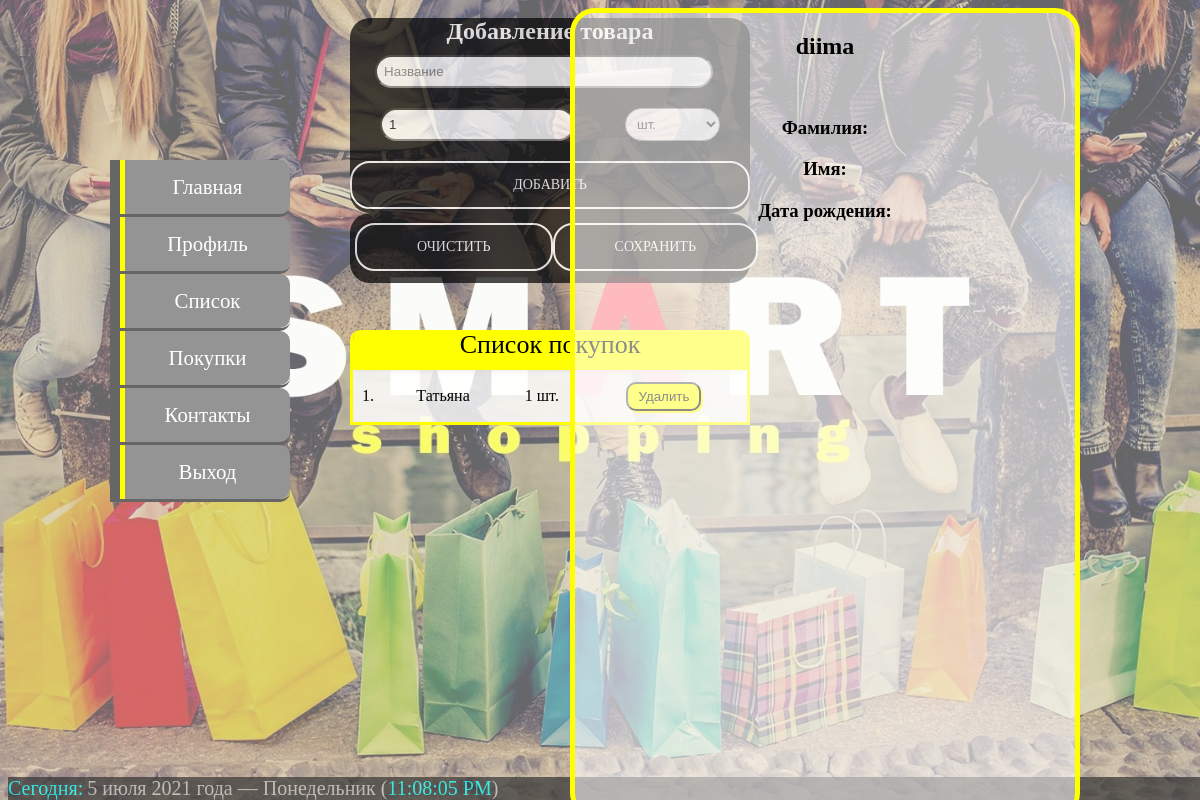
The page /buy (signed in) on the database as committed earlier.
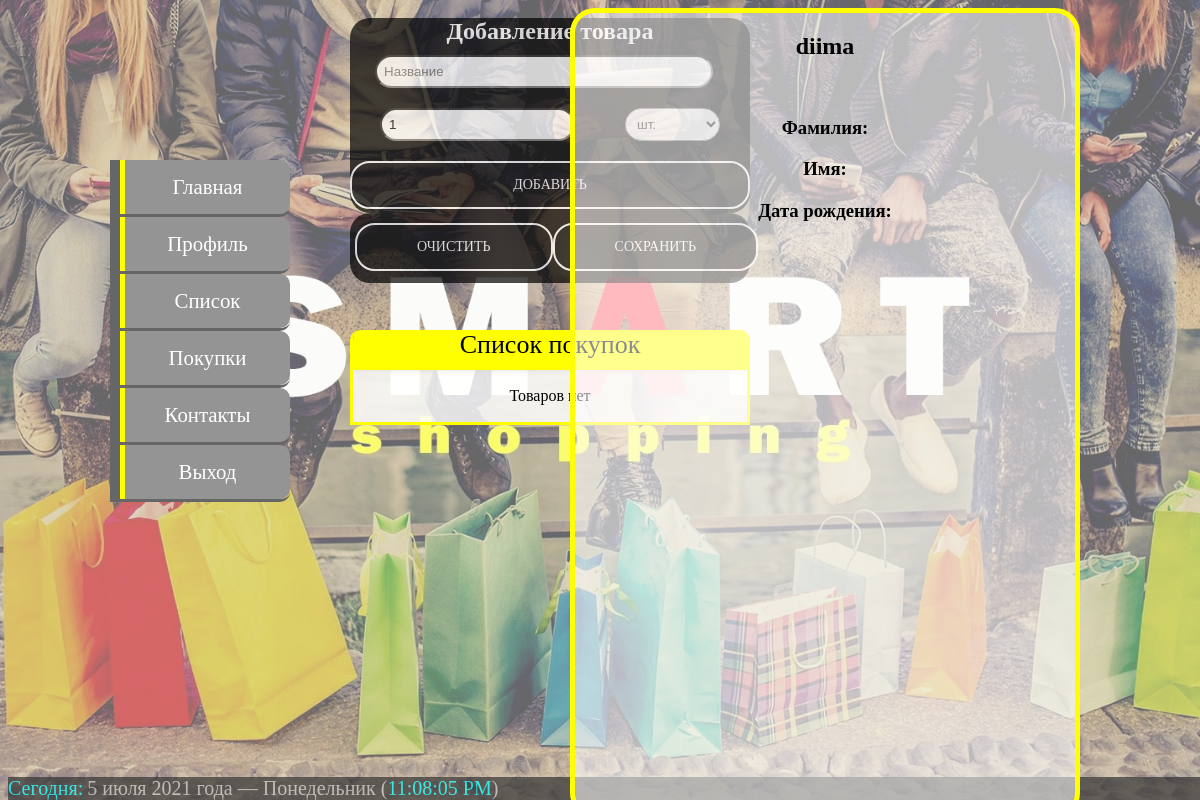
The same page on the database as committed later.
### main/models.py (models this page shows, shortened)
class BuyList(models.Model):
    user = models.ForeignKey(User, on_delete=models.CASCADE, null=True, blank=True)
    name = models.CharField(max_length=50)
    count = models.IntegerField()
    measure = models.CharField(max_length=50)

### main/views.py (the view, shortened to what this page needs)
# urls.py: path('buy', buy, name='buy'),
@login_required(login_url='login')  # страница не доступна не авторизованному пользователю
def buy(request):
    return render(request, 'main/buylist.html', context={'date': request.user.buylist_set.all()})

### main/templates/main/buylist.html (shortened to what this page needs)
{% extends 'main/main_base.html' %}
{% block content1 %}
<form class="form" id='form4' name="form4" method="POST" action="">
    <div class="caption">Добавление товара</div>
    <input class='input' type="text" name="name" placeholder="Название" required="required">
    <div class="line">
        <input class='input' type="number" min="1"step="1" id="count_pr" name="count" placeholder="Количество" required="required" value="1"/>
        <select class='input' name="measure" size="1">
            <option selected value="шт.">шт.</option>
        </select>
    </div>
    <button class='butt add' type="submit" name="button" value="Добавить">Добавить</button>
</form>
<form class="form" id='form5' name="form5" method="POST" action="">
    <div class="line">
        <input class='butt' type="submit" name="button" value="Очистить">
        <input class='butt' type="submit" name="button" value="Сохранить">
    </div>
</form>
<table class="tab buy">
    <caption>Список покупок</caption>
    <form name="form3" method="POST" action="">
        {% for element in date %}
        <tr>
            <td><p>{{ forloop.counter }}.</p></td>
            <td><p>{{ element.name }}</p></td>
            <td><p>{{element.count}} {{element.measure}}</p></td>
            <td><button class='del' type="submit" name="button" value="{{ element.id }}">Удалить</button></td>
        </tr>
        {% empty %}
            <tr><td><p>Товаров нет</p></td></tr>
        {% endfor %}
    </form>
</table>
{% endblock %}

### main/templates/main/main_base.html (shortened to what this page needs)
{% extends 'users/fon.html' %}
{% block content %}
{% block css %}
<link rel="stylesheet" href="static/css/forms.css" media="screen" type="text/css" />
<link rel="stylesheet" href="static/css/nav.css" media="screen" type="text/css" />
<link rel="stylesheet" href="static/css/profile.css" media="screen" type="text/css" />
<link rel="stylesheet" href="static/css/table.css" media="screen" type="text/css" />
<link rel="stylesheet" href="static/css/button.css" media="screen" type="text/css" />
{% endblock %}
<ul id="navbar">
    <li><a href="{% url 'home' %}">Главная</a></li>
    <li><a href="{% url 'profile' %}">Профиль</a></li>
    <li><a href="{% url 'buy' %}">Список</a></li>
    <li><a href="{% url 'list' %}">Покупки</a></li>
    <li><a href="#">Контакты</a></li>
    <li><a href="{% url 'logout' %}">Выход</a></li>
</ul>
{% block content1 %}{% endblock %}
<div class="profile">
    <h2>{{request.user.username}}</h2>
    {% if request.user.profile.surname is not None and request.user.profile.surname != 'None' %}
        <h3>Фамилия:</h3>
    {% endif %}
    {% if request.user.profile.name is not None and request.user.profile.name != 'None' %}
        <h3>Имя:</h3>
    {% endif %}
    {% if request.user.profile.data is not None and request.user.profile.data != 'None' %}
        <h3>Дата рождения:</h3>
    {% endif %}
</div>
{% endblock %}

### users/templates/users/fon.html (shortened to what this page needs)
<!doctype html>
{% load static %}
<html lang="ru">
  <head>
    {% block css %}{% endblock %}
  </head>
  <body>
    <div class="timer" >
      <span style="color:aqua; font-size:20px;">Сегодня:</span>
      <span style="color:silver; font-size:20px;">
      (<span id="clockdat" style="color:aqua;"></span>)
      </span>
    </div>
  {% block content %}{% endblock %}
  </body>
</html>

### static/css/forms.css (style rules this page uses)
.form { position: fixed; top 0; left: 50%; width: 400px; font-weight: bold; border-radius: 20px; background-color: #000; opacity: 0.7; }
#form4 { height: 195px; margin: 10px 0 0 -250px; }
#form5 { height: 70px; margin: 205px 0 0 -250px; }
.input { width: 320px; margin: 10px 25px; padding: 7px ; border-radius: 20px; }
.caption { font-size: 24px; text-align: center; color: white; }

### static/css/nav.css (style rules this page uses)
#navbar { position: fixed; left: 20%; top: 20%; margin: 0 0 0 -130px; padding: 0; list-style-type: none; width: 15%; }
#navbar li { border-left: 10px solid #666; border-bottom: 3px solid #666; border-radius:0 10px 10px 0; }
#navbar a { background-color: #949494; color: #fff; padding: 15px; border-radius:0 10px 10px 0; text-decoration: none; font-family: Montserrat; font-weight: regular; font-size:130%; text-align:center; border-left: 5px solid #ffff00; display: block; }

### static/css/profile.css (style rules this page uses)
.profile { position: fixed; right: 10%; height: 800px; width: 500px; border:5px; border: 5px solid #ffff00; text-align:center; background: rgba(255, 255, 255, 0.55); border-radius: 25px; }

### static/css/table.css (style rules this page uses)
.buy { margin: 330px 0 0 -250px; max-height: 600px; }
.tab { border-top-left-radius: 10px; border-top-right-radius: 10px; display:block; position: fixed; overflow-y: auto; overflow-x:hidden; top: 0; left: 50%; width: 400px; border-collapse: collapse; border-left: 3px solid #ffff00; border-right: 3px solid #ffff00; border-bottom: 3px solid #ffff00; font-family: "Montserrat"; }
.tab caption { width:374px; background: #ffff00; padding: 10px; box-shadow: 0 2px 4px 0 rgba(0,0,0,.3); color: black; font-family: "Montserrat"; font-style: normal; font-size: 26px; text-align: center; margin: -10px 0 0 0; }
.tab td { text-align: center; }
.tab tr:nth-child(2n+1) { background: rgba(255, 255, 255, 0.8); }
.tab td:last-of-type { text-align: center; }

### static/css/button.css (style rules this page uses)
.line { display: flex; width: 390px; padding: 0 0 0 5px; }
.add { width: 400px; }
.butt { position: relative; display: block; color: white; background: black; font-size: 14px; border-radius: 20px; font-family: "montserrat"; text-decoration: none; margin: 10px 0; border: 2px solid white; padding: 14px 60px; text-transform: uppercase; text-align: center; overflow: hidden; transition: 1s all ease; }

### users/templates/users/fon.html (style rules this page uses)
body::before { content: ''; position: fixed; left: 0; right: 0; top: 0; bottom: 0; z-index: -1; background: url(static/image/shop.jpg) center / cover no-repeat; opacity: .6; }
body { background-position: center center; background-repeat: no-repeat; background-attachment: fixed; background-size: cover; background-color: white; }
.timer { overflow: hidden; background-color: #333; position: fixed; bottom: 0; width: 100%; opacity: .7; }

Rows that differ between the two databases and show on the page:
removed BuyList: name "Татьяна", count "1", measure "шт.", {{ element.id }} 29 (drawn)
Other text that changed with them:
text now shown: "Товаров нет"
